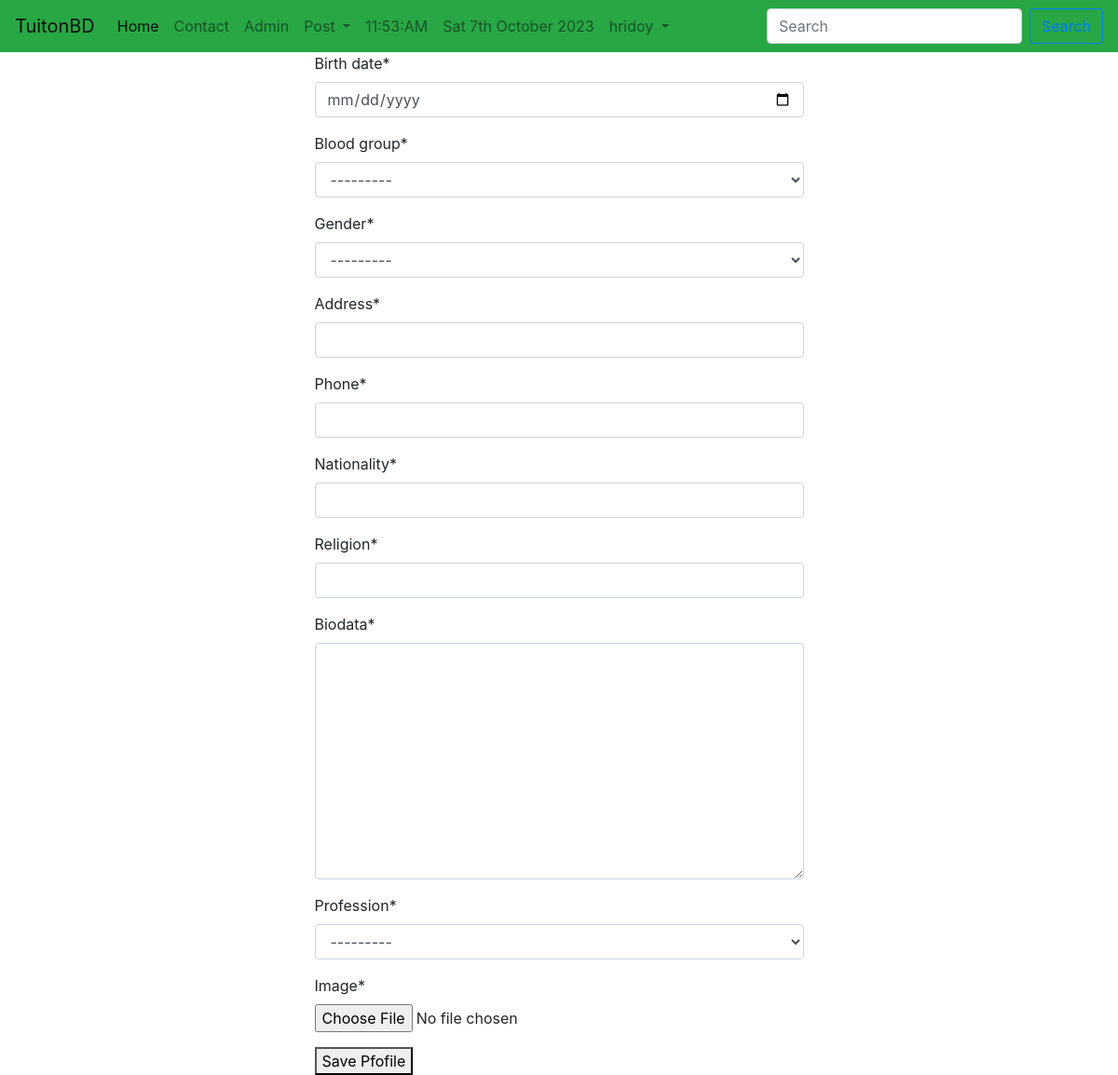
Before: /session/userpro/ (signed in) with the older database file.
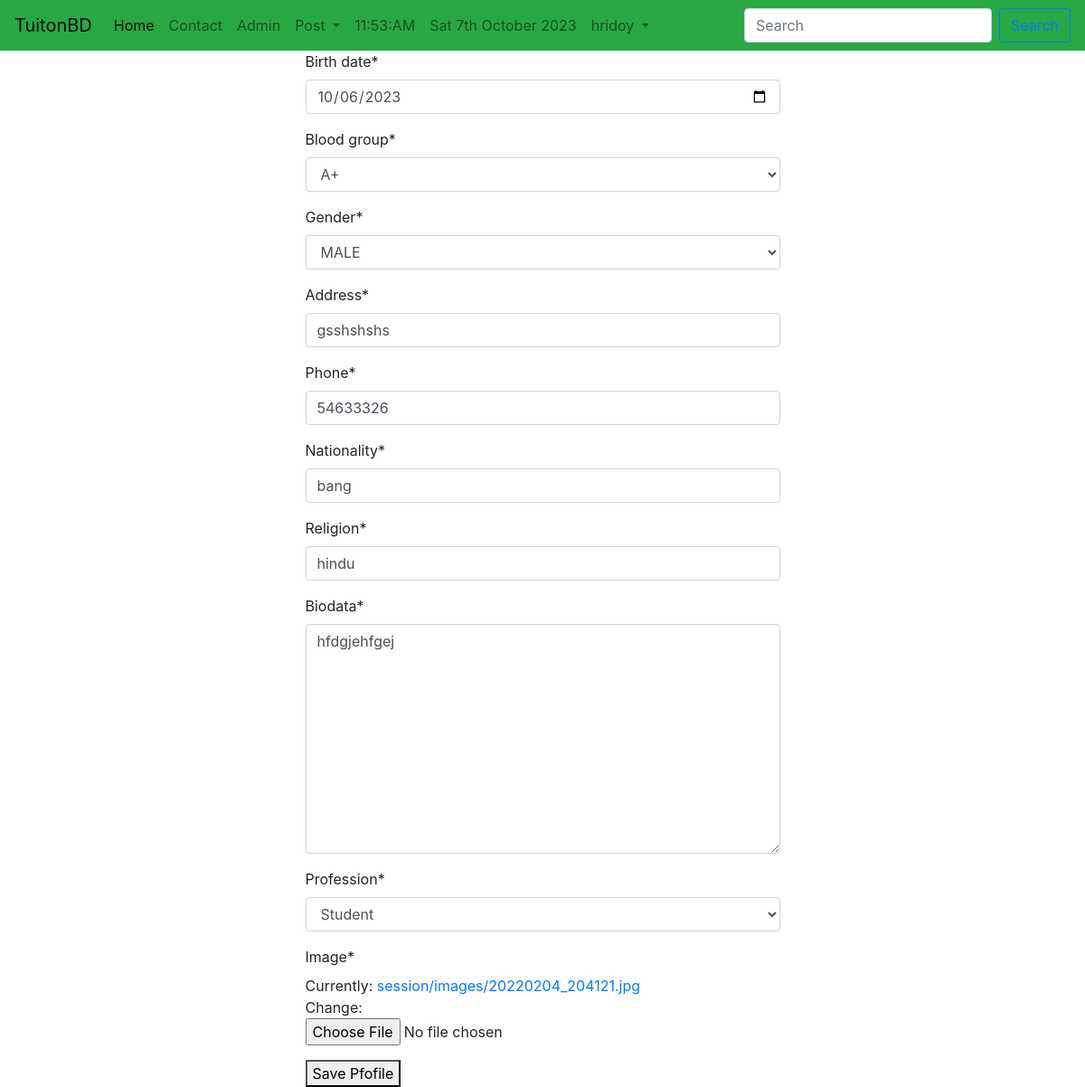
After: the same page with the newer database file.
### session/models.py (models this page shows, shortened)
class UserProfile(models.Model):
    GENRE_CHOICES = (
        ("Male", "MALE"),
        ("Female", "FEMALE"),
    )
    CATEGORY = (
        ("Student", "Student"),
        ("Teacher", "Teacher"),
    )
    BLOOD_GROUP = (
        ("A+", "A+"),
        ("A-", "A-"),
        ("AB+", "AB+"),
        ("AB-", "AB-"),
        ("B+", "B+"),
        ("B-", "B-"),
        ("O+", "O+"),
        ("O-", "O-"),
    )
    user = models.OneToOneField(User, on_delete=models.CASCADE)
    birth_date = models.DateField()
    blood_group = models.CharField(max_length=3, choices=BLOOD_GROUP)
    gender = models.CharField(max_length=50, choices=GENRE_CHOICES)
    address = models.CharField(max_length=150)
    phone = models.CharField(max_length=13)
    nationality = models.CharField(max_length=30)
    religion = models.CharField(max_length=50)
    biodata = models.TextField()
    profession = models.CharField(max_length=50, choices=CATEGORY, null=True)
    image = models.ImageField(default="default.jpg", upload_to="session/images")

### session/views.py (the view)
# urls.py: path("userpro/", userProfile, name="userProfile"),
def userProfile(request):
    try:
        instance = UserProfile.objects.get(user=request.user)
    except UserProfile.DoesNotExist:
        instance = None
    if request.method == "POST":
        if instance:
            form = UserProfileForm(request.POST, request.FILES, instance=instance)
        else:
            form = UserProfileForm(request.POST, request.FILES)
        if form.is_valid():
            obj = form.save(commit=False)
            obj.user = request.user
            obj.save()
            messages.success(request, "successfully Saved Your profile")
            return redirect("homeview")
    else:
        form = UserProfileForm(instance=instance)
    context = {"form": form}
    return render(request, "session/userproCreate.html", context)

### session/forms.py
class UserProfileForm(forms.ModelForm):
    birth_date = forms.DateField(widget=forms.TextInput(attrs={"type": "date"}))
    class Meta:
        model = UserProfile
        exclude = ("user",)

### templates/session/userproCreate.html (shortened to what this page needs)
{% extends 'basic.html' %}
{% block body %}
{% load crispy_forms_tags %}
<div class="container">
    <div class="col-md-6 offset-md-3">
        <form method="post" enctype="multipart/form-data">
            {{form|crispy}}
            <button type="submit">Save Pfofile</button>
        </form>
    </div>
</div>
{% endblock body %}

Changed rows visible on the page:
added UserProfile: birth_date "10/06/2023", blood_group "A+", gender "MALE", address "gsshshshs", phone "54633326", nationality "bang", religion "hindu", biodata "hfdgjehfgej", profession "Student"
Other visible differences:
form field blood_group: "---------" → (not shown)
form field gender: "---------" → (not shown)
form field profession: "---------" → (not shown)
text no longer shown: "Birth date * Blood group * Gender * Address * Phone * Nationality * Religion * Biodata * Profession * Image *"
text now shown: "Birth date * Blood group * Gender * Address * Phone * Nationality * Religion * Biodata * Profession * Image * Currently: session/images/20220204_204121.jpg Change:"
